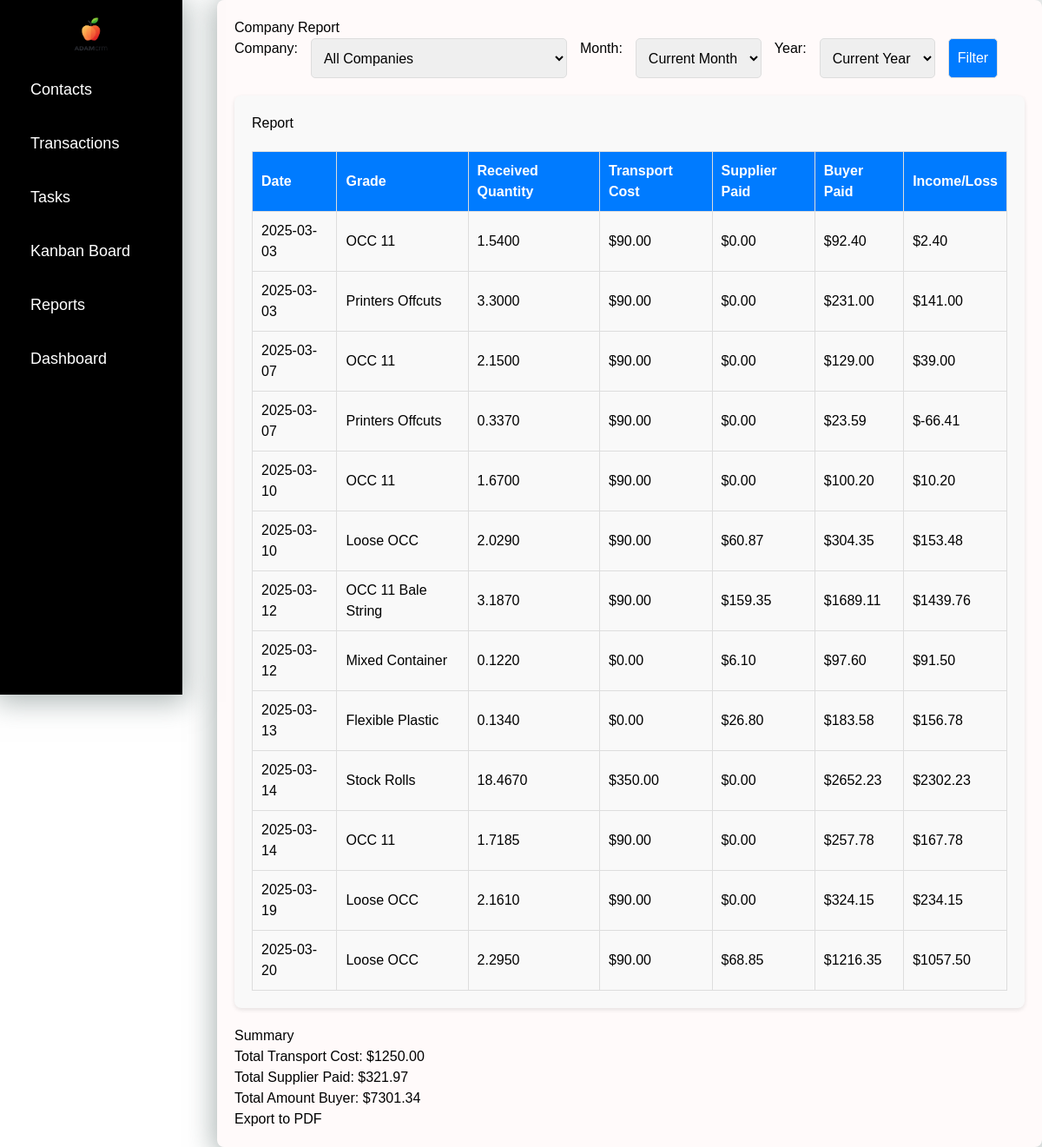
/reports/company/, run on an earlier commit of the app's database.
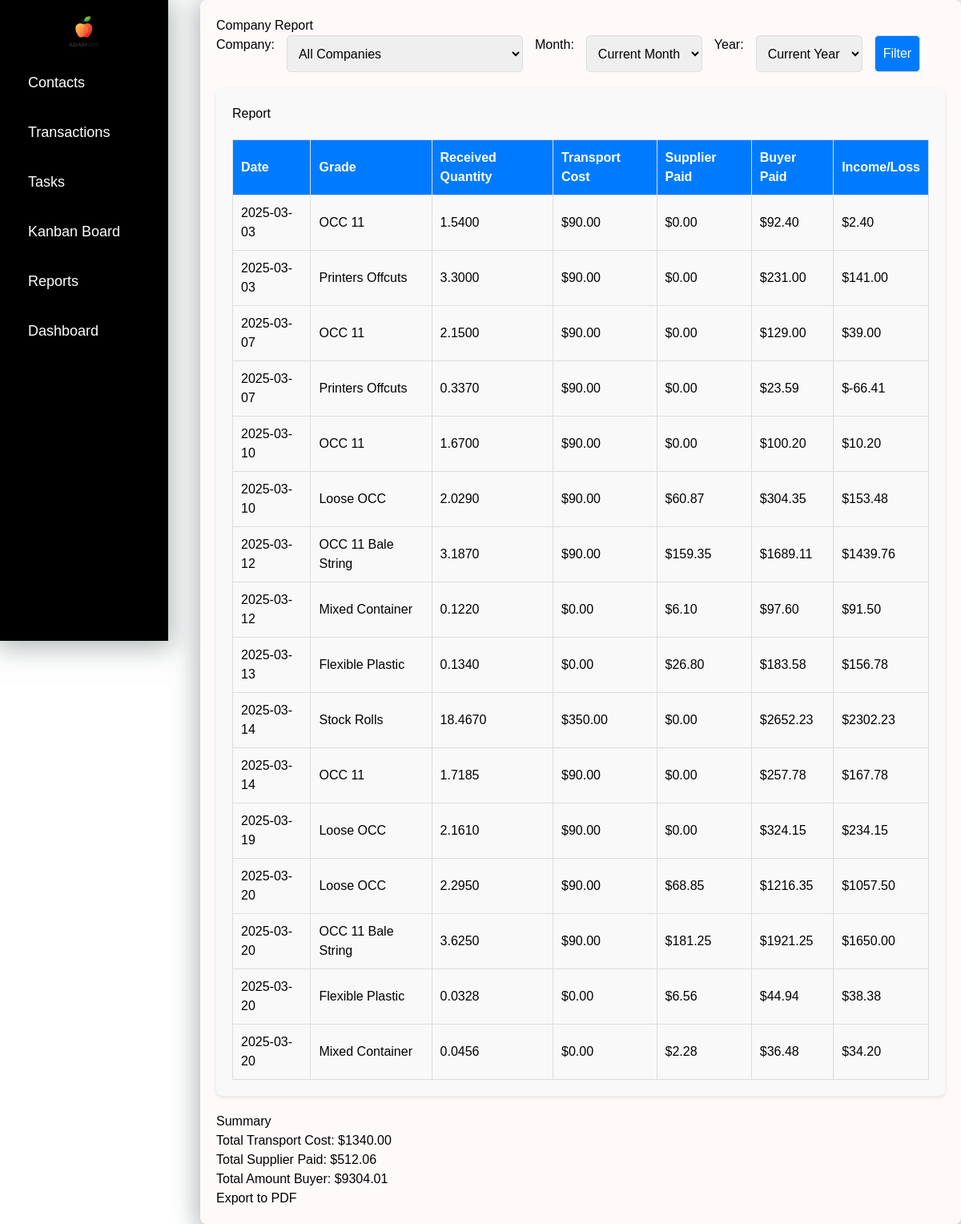
And on a later commit of the database.
### crm/models.py (models this page shows, shortened)
class Deals(models.Model):
    date = models.DateTimeField(default=timezone.now)  # Дата сделки
    supplier = models.ForeignKey(Company, on_delete=models.CASCADE, related_name='deals_as_supplier')
    buyer = models.ForeignKey(Company, on_delete=models.CASCADE, related_name='deals_as_buyer', null=True, blank=True)
    grade = models.CharField(max_length=255, choices=[(key, key) for key in settings.MATERIALS_LIST.keys()])
    shipped_quantity = models.DecimalField(max_digits=10, decimal_places=4, null=True, blank=True, default=0)  # Отправленный объем (тонны, паллеты и т.д.)
    shipped_pallets = models.PositiveIntegerField(default=0)  # Количество паллет (по умолчанию 0)
    scale_ticket = models.CharField(max_length=50, blank=True, null=True)  # Номер талона на весы (может быть пустым)
    received_quantity = models.DecimalField(max_digits=10, decimal_places=4, null=True, blank=True, default=0)  # Принятый объем (по умолчанию 0)
    received_pallets = models.IntegerField(default=0)  # Количество паллет, принятых (по умолчанию 0)
    supplier_price = models.DecimalField(max_digits=10, decimal_places=2, blank=True, null=True)  # Цена поставщика (может быть пустым)
    supplier_currency = models.CharField(max_length=10, default="CAD")  # Валюта поставщика (по умолчанию "CAD")
    supplier_total = models.DecimalField(max_digits=10, decimal_places=2, blank=True, null=True)  # Сумма поставщика (может быть пустым)
    buyer_price = models.DecimalField(max_digits=10, decimal_places=2)  # Цена покупателя
    buyer_currency = models.CharField(max_length=10, default="CAD")  # Валюта покупателя (по умолчанию "CAD")
    total_amount = models.DecimalField(max_digits=10, decimal_places=2,default=0)  # Итоговая сумма сделки
    invoice_number = models.CharField(max_length=50, blank=True, null=True)  # Номер счета (может быть пустым)
    paid_date = models.DateField(blank=True, null=True)  # Дата оплаты (может быть пустым)
    transport_cost = models.DecimalField(max_digits=10, decimal_places=2,default=0)  # Стоимость транспорта
    transport_company = models.CharField(max_length=255, blank=True, null=True)  # Название транспортной компании (может быть пустым)
    total_income_loss = models.DecimalField(max_digits=10, decimal_places=2,default=0)  # Общий доход/убыток

### crm/views.py (the view)
# urls.py: path("reports/company/", views.company_report, name="company_report"),
def company_report(request):
    now = datetime.now()
    current_month = now.month
    current_year = now.year
    selected_company_id = request.GET.get('company', '')
    month = request.GET.get('month', '') or str(current_month).zfill(2)
    year = request.GET.get('year', '') or str(current_year)
    transport_companies = Company.objects.filter(contacts__company_type='hauler')
    deals = Deals.objects.all()
    if selected_company_id:
        deals = deals.filter(Q(supplier__id=int(selected_company_id)) |
                             Q(buyer__id=int(selected_company_id)) |
                             Q(transport_company__in=transport_companies)
        )
    if month and year:
        deals = deals.filter(date__month=int(month), date__year=int(year))
    elif month:  # Если указан только месяц
        deals = deals.filter(date__month=int(month))
    elif year:  # Если указан только год
        deals = deals.filter(date__year=int(year))
    total_transport_cost = deals.aggregate(Sum('transport_cost'))['transport_cost__sum'] or 0
    total_supplier_paid = deals.aggregate(Sum('supplier_total'))['supplier_total__sum'] or 0
    total_amount_buyer = deals.aggregate(Sum('total_amount'))['total_amount__sum'] or 0
    total_buyer_paid = deals.aggregate(Sum('total_income_loss'))[
                           'total_income_loss__sum'] or 0  # Итог для покупателя (например, прибыль или убыток)
    companies = Company.objects.all()
    years = Deals.objects.annotate(year=ExtractYear('date')).values_list('year', flat=True).distinct()
    months = range(1, 13)  # Месяцы с 1 по 12
    context = {
        'deals': deals,
        'total_transport_cost': total_transport_cost,
        'total_supplier_paid': total_supplier_paid,
        'total_amount_buyer': total_amount_buyer,
        'total_buyer_paid': total_buyer_paid,  # Передаем total_buyer_paid в шаблон
        'companies': companies,
        'selected_company_id': int(selected_company_id) if selected_company_id.isdigit() else None,
        'month': month,
        'year': year,
        'years': sorted(years),  # Сортируем список лет для удобства
        'months': months,  # Месяцы для выпадающего списка
    }
    return render(request, 'crm/company_report.html', context)

### crm/templatetags/custom_filters.py (called while the page is built)
@register.filter(name='get_month_name')
def get_month_name(value):
    try:
        return calendar.month_name[int(value)]
    except (ValueError, IndexError):
        return value

### crm/templates/crm/company_report.html (shortened to what this page needs)
{% extends 'crm/index.html' %}
{% load static %}
{% load custom_filters %}
{% block content %}
    <h1>Company Report</h1>
    <form method="get" action="{% url 'company_report' %}" class="filter-form">
        <label for="company">Company:</label>
        <select name="company" id="company">
            <option value="">All Companies</option>
        </select>
        <label for="month">Month:</label>
        <select name="month" id="month">
            <option value="" {% if not month %}selected{% endif %}>Current Month</option>
        </select>
        <label for="year">Year:</label>
        <select name="year" id="year">
            <option value="" {% if not year %}selected{% endif %}>Current Year</option>
        </select>
        <button type="submit">
            Filter
        </button>
    </form>
    <div class="block">
        <h2>Report</h2>
        <table>
            <thead>
                <tr>
                    <th>Date</th>
                    <th>Grade</th>
                    <th>Received Quantity</th>
                    <th>Transport Cost</th>
                    <th>Supplier Paid</th>
                    <th>Buyer Paid</th>
                    <th>Income/Loss</th>
                </tr>
            </thead>
            <tbody>
                {% if deals %}
                    {% for deal in deals %}
                        <tr>
                            <td>{{ deal.date|date:"Y-m-d" }}</td>
                            <td>{{ deal.grade }}</td>
                            <td>{{ deal.received_quantity }}</td>
                            <td>${{ deal.transport_cost|floatformat:2 }}</td>
                            <td>${{ deal.supplier_total|floatformat:2 }}</td>
                            <td>${{ deal.total_amount|floatformat:2 }}</td>
                            <td>${{ deal.total_income_loss|floatformat:2 }}</td>
                        </tr>
                    {% endfor %}
                {% else %}
                    <tr>
                        <td colspan="6" style="text-align: center;">No data available for the selected filters.</td>
                    </tr>
                {% endif %}
            </tbody>
        </table>
    </div>
    <div>
        <h3>Summary</h3>
        <p>Total Transport Cost: ${{ total_transport_cost|floatformat:2 }}</p>
        <p>Total Supplier Paid: ${{ total_supplier_paid|floatformat:2 }}</p>
        <p>Total Amount Buyer: ${{ total_amount_buyer|floatformat:2 }}</p>
    </div>
    <form action="{% url 'export_company_report_pdf' %}" method="get">
        <button type="submit">Export to PDF</button>
    </form>
    <link rel="stylesheet" href="{% static 'crm/company_reports.css' %}">
{% endblock %}

### crm/templates/crm/index.html (shortened to what this page needs)
<!DOCTYPE html>
<html lang="en">
<head>
    {% load static %}
    <link rel="stylesheet" href="{% static 'crm/styles.css' %}">
    <link rel="stylesheet" href="{% static 'crm/deal_list.css' %}">
    <link href="https://cdn.jsdelivr.net/npm/tailwindcss@2.2.19/dist/tailwind.min.css" rel="stylesheet">
</head>
<body>
    <div class="layout">
        <nav class="sidebar">
            <ul>
                <div class="logo">
                    <a href="{% url 'sales_analytics' %}">
                        <img src="{% static 'crm/images/logo2.png' %}" alt="Logo" class="logo-img">
                    </a>
                </div>
                <li><a href="{% url 'contacts_list' %}">Contacts</a></li>
                <li><a href="{% url 'deal_list' %}">Transactions</a></li>
                <li><a href="{% url 'task_list' %}">Tasks</a></li>
                <li><a href="{% url 'kanban_board' %}">Kanban Board</a></li>
                <li><a href="{% url 'report_list' %}">Reports</a></li>
                <li><a href="{% url 'sales_analytics' %}">Dashboard</a></li>
            </ul>
        </nav>
        <div class="content">
            {% block content %}
            {% endblock %}
        </div>
        <link rel="stylesheet" href="{% static 'crm/index.css' %}">
    </div>
</body>
</html>

### crm/static/crm/styles.css (style rules this page uses)
.logo img { max-height: 40px; width: auto; object-fit: contain; display: block; }
.logo-img { width: 30px; height: auto; }

### crm/static/crm/company_reports.css (style rules this page uses)
.filter-form { display: flex; flex-wrap: wrap; gap: 15px; margin-bottom: 20px; }
.filter-form select, .filter-form button { padding: 10px; border: 1px solid #ddd; border-radius: 5px; }
.filter-form button { background-color: #007BFF; color: white; cursor: pointer; }
.block { padding: 20px; background-color: #f9f9f9; border-radius: 8px; box-shadow: 0 2px 5px rgba(0, 0, 0, 0.1); margin-bottom: 20px; }
table { width: 100%; border-collapse: collapse; margin-top: 20px; }
table th, table td { padding: 10px; border: 1px solid #ddd; text-align: left; }
table th { background-color: #007BFF; color: white; }

### crm/static/crm/index.css (style rules this page uses)
:root { --primary-bg: #FFFAFA; --secondary-bg: #FFFAFA; --highlight: #8AAAA5; --accent: #CABD9A; --dark-accent: #A5956D; --shadow-color: rgba(124, 138, 137, 0.6); }
body { margin: 0; font-family: Arial, sans-serif; background-color: white; }
.layout { display: flex; min-height: 100vh; flex-direction: row; position: relative; }
.sidebar { position: fixed; top: 0; left: 0; width: 210px; height: 100vh; background-color: black; padding: 20px; color: white; box-shadow: 0 4px 30px 5px var(--shadow-color); }
.sidebar ul { list-style: none; padding: 0; margin: 0; }
.sidebar ul li { margin-bottom: 15px; }
.sidebar ul li a { color: white; text-decoration: none; font-size: 18px; display: block; padding: 10px 15px; border-radius: 5px; }
.sidebar .logo { display: flex; justify-content: center; align-items: center; margin-bottom: 20px; }
.logo img { max-width: 100px; height: auto; }
.content { flex-grow: 1; padding: 20px; background-color: var(--primary-bg); border-radius: 8px; margin-left: 250px; min-height: 100vh; box-shadow: 0 4px 30px 5px var(--shadow-color); }

What changed in the data, as far as the page shows it:
added Deals: date "2025-03-20", grade "OCC 11 Bale String", received_quantity "3.6250", transport_cost "90.00", supplier_total "181.25", total_amount "1921.25", total_income_loss "1650.00"
added Deals: date "2025-03-20", grade "Flexible Plastic", received_quantity "0.0328", transport_cost "0.00", supplier_total "6.56", total_amount "44.94", total_income_loss "38.38"
added Deals: date "2025-03-20", grade "Mixed Container", received_quantity "0.0456", transport_cost "0.00", supplier_total "2.28", total_amount "36.48", total_income_loss "34.20"
Also different on the page:
{{ total_transport_cost|floatformat:2 }}: "1250.00" → "1340.00"
{{ total_supplier_paid|floatformat:2 }}: "321.97" → "512.06"
{{ total_amount_buyer|floatformat:2 }}: "7301.34" → "9304.01"
